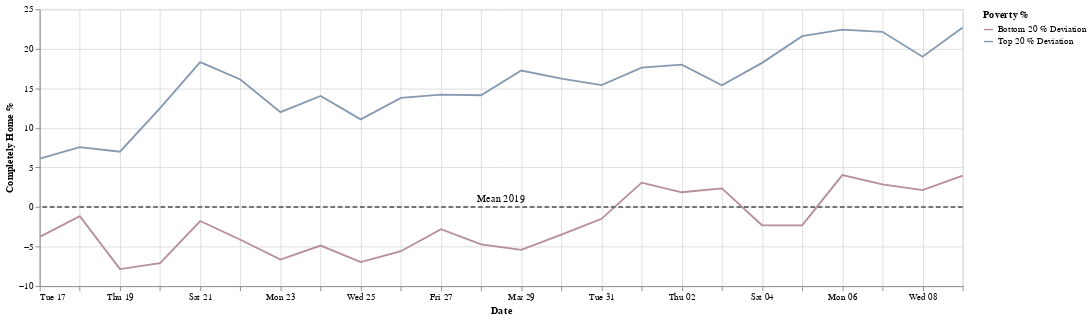

The notebook cell this image was saved under:
### Markdown cell above
Filtering based on important dates



*   Thursday, March 19, 2020: Statewide Stay-at-Home Order Issued

### Code cell
start_date = '2020-3-16'
end_date = '2020-4-9'
df1 = apply_date_filter(df,start_date,end_date)
chart = create_chart(df1)
chart

### Figure 1 — Vega-Lite specification as saved in the notebook (floating-point values rounded to 4 significant figures)
{"config": {"view": {"continuousHeight": 300, "continuousWidth": 400}, "range": {"category": {"scheme": ["#E15759", "#a0aab4", "#4E79A7"]}}}, "layer": [{"data": {"name": "data-93b63a61d2a6f6e5532ae69bf81f0850"}, "mark": "line", "encoding": {"color": {"type": "nominal", "field": "Poverty %"}, "x": {"type": "temporal", "field": "date", "title": "Date"}, "y": {"type": "quantitative", "field": "completely home %", "title": "Completely Home %"}}, "transform": [{"fold": ["Bottom 20 % Deviation", "Top 20 % Deviation"], "as": ["Poverty %", "completely home %"]}], "width": 1000}, {"data": {"name": "data-7f3a6b86ed460c4e648f2393735a11f6"}, "mark": {"type": "rule", "color": "#757575", "size": 2, "strokeDash": [5, 3]}, "encoding": {"size": {"value": 2}, "y": {"type": "quantitative", "field": "Mean 2019"}}}, {"data": {"name": "data-029429fb407004cc4ab361ab35994ace"}, "mark": {"type": "text", "angle": 0, "text": "Mean 2019"}, "encoding": {"y": {"type": "quantitative", "field": "y"}}}], "$schema": "https://vega.github.io/schema/vega-lite/v4.8.1.json", "datasets": {"data-93b63a61d2a6f6e5532ae69bf81f0850": [{"date": "2020-03-26T00:00:00+00:00", "Top 20 %": 43.94, "Bottom 20 %": 24.55, "Top 20 % Deviation": 13.79, "Bottom 20 % Deviation": -5.592, "mean 2019": 0}, {"date": "2020-03-25T00:00:00+00:00", "Top 20 %": 41.23, "Bottom 20 %": 23.18, "Top 20 % Deviation": 11.08, "Bottom 20 % Deviation": -6.968, "mean 2019": 0}, {"date": "2020-03-20T00:00:00+00:00", "Top 20 %": 42.64, "Bottom 20 %": 23.04, "Top 20 % Deviation": 12.5, "Bottom 20 % Deviation": -7.102, "mean 2019": 0}, {"date": "2020-04-09T00:00:00+00:00", "Top 20 %": 52.84, "Bottom 20 %": 34.12, "Top 20 % Deviation": 22.7, "Bottom 20 % Deviation": 3.978, "mean 2019": 0}, {"date": "2020-03-24T00:00:00+00:00", "Top 20 %": 44.18, "Bottom 20 %": 25.28, "Top 20 % Deviation": 14.03, "Bottom 20 % Deviation": -4.867, "mean 2019": 0}, {"date": "2020-03-27T00:00:00+00:00", "Top 20 %": 44.36, "Bottom 20 %": 27.35, "Top 20 % Deviation": 14.21, "Bottom 20 % Deviation": -2.8, "mean 2019": 0}, {"date": "2020-03-22T00:00:00+00:00", "Top 20 %": 46.27, "Bottom 20 %": 26.0, "Top 20 % Deviation": 16.13, "Bottom 20 % Deviation": -4.142, "mean 2019": 0}, {"date": "2020-03-28T00:00:00+00:00", "Top 20 %": 44.27, "Bottom 20 %": 25.43, "Top 20 % Deviation": 14.13, "Bottom 20 % Deviation": -4.715, "mean 2019": 0}, {"date": "2020-04-08T00:00:00+00:00", "Top 20 %": 49.14, "Bottom 20 %": 32.28, "Top 20 % Deviation": 18.99, "Bottom 20 % Deviation": 2.137, "mean 2019": 0}, {"date": "2020-03-19T00:00:00+00:00", "Top 20 %": 37.14, "Bottom 20 %": 22.3, "Top 20 % Deviation": 6.997, "Bottom 20 % Deviation": -7.846, "mean 2019": 0}, {"date": "2020-04-01T00:00:00+00:00", "Top 20 %": 47.76, "Bottom 20 %": 33.23, "Top 20 % Deviation": 17.62, "Bottom 20 % Deviation": 3.08, "mean 2019": 0}, {"date": "2020-04-03T00:00:00+00:00", "Top 20 %": 45.53, "Bottom 20 %": 32.5, "Top 20 % Deviation": 15.39, "Bottom 20 % Deviation": 2.354, "mean 2019": 0}, {"date": "2020-04-06T00:00:00+00:00", "Top 20 %": 52.56, "Bottom 20 %": 34.18, "Top 20 % Deviation": 22.41, "Bottom 20 % Deviation": 4.033, "mean 2019": 0}, {"date": "2020-03-29T00:00:00+00:00", "Top 20 %": 47.39, "Bottom 20 %": 24.73, "Top 20 % Deviation": 17.25, "Bottom 20 % Deviation": -5.42, "mean 2019": 0}, {"date": "2020-04-04T00:00:00+00:00", "Top 20 %": 48.37, "Bottom 20 %": 27.84, "Top 20 % Deviation": 18.22, "Bottom 20 % Deviation": -2.304, "mean 2019": 0}, {"date": "2020-03-17T00:00:00+00:00", "Top 20 %": 36.26, "Bottom 20 %": 26.36, "Top 20 % Deviation": 6.119, "Bottom 20 % Deviation": -3.781, "mean 2019": 0}, {"date": "2020-04-02T00:00:00+00:00", "Top 20 %": 48.14, "Bottom 20 %": 32.01, "Top 20 % Deviation": 17.99, "Bottom 20 % Deviation": 1.862, "mean 2019": 0}, {"date": "2020-03-18T00:00:00+00:00", "Top 20 %": 37.71, "Bottom 20 %": 28.98, "Top 20 % Deviation": 7.567, "Bottom 20 % Deviation": -1.162, "mean 2019": 0}, {"date": "2020-03-31T00:00:00+00:00", "Top 20 %": 45.56, "Bottom 20 %": 28.65, "Top 20 % Deviation": 15.41, "Bottom 20 % Deviation": -1.491, "mean 2019": 0}, {"date": "2020-03-23T00:00:00+00:00", "Top 20 %": 42.14, "Bottom 20 %": 23.5, "Top 20 % Deviation": 11.99, "Bottom 20 % Deviation": -6.644, "mean 2019": 0}, {"date": "2020-03-30T00:00:00+00:00", "Top 20 %": 46.36, "Bottom 20 %": 26.65, "Top 20 % Deviation": 16.22, "Bottom 20 % Deviation": -3.499, "mean 2019": 0}, {"date": "2020-03-21T00:00:00+00:00", "Top 20 %": 48.46, "Bottom 20 %": 28.37, "Top 20 % Deviation": 18.32, "Bottom 20 % Deviation": -1.771, "mean 2019": 0}, {"date": "2020-04-07T00:00:00+00:00", "Top 20 %": 52.29, "Bottom 20 %": 33.02, "Top 20 % Deviation": 22.15, "Bottom 20 % Deviation": 2.873, "mean 2019": 0}, {"date": "2020-04-05T00:00:00+00:00", "Top 20 %": 51.74, "Bottom 20 %": 27.82, "Top 20 % Deviation": 21.6, "Bottom 20 % Deviation": -2.321, "mean 2019": 0}], "data-7f3a6b86ed460c4e648f2393735a11f6": [{"Mean 2019": 0}], "data-029429fb407004cc4ab361ab35994ace": [{"x": 0, "y": 1}]}}
